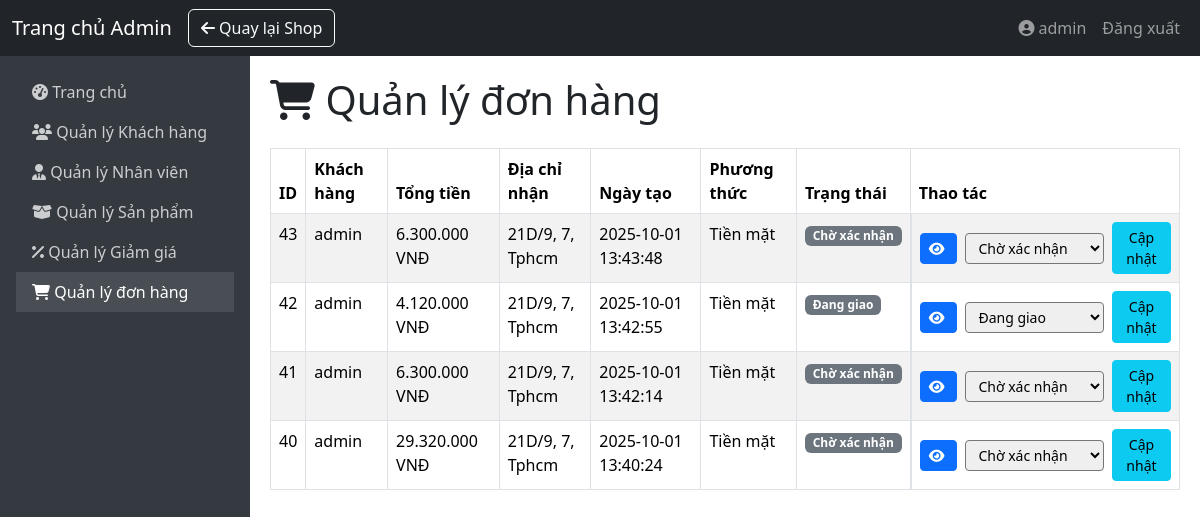
Page /index.php?action=admin/orders (signed in) on the earlier database version.
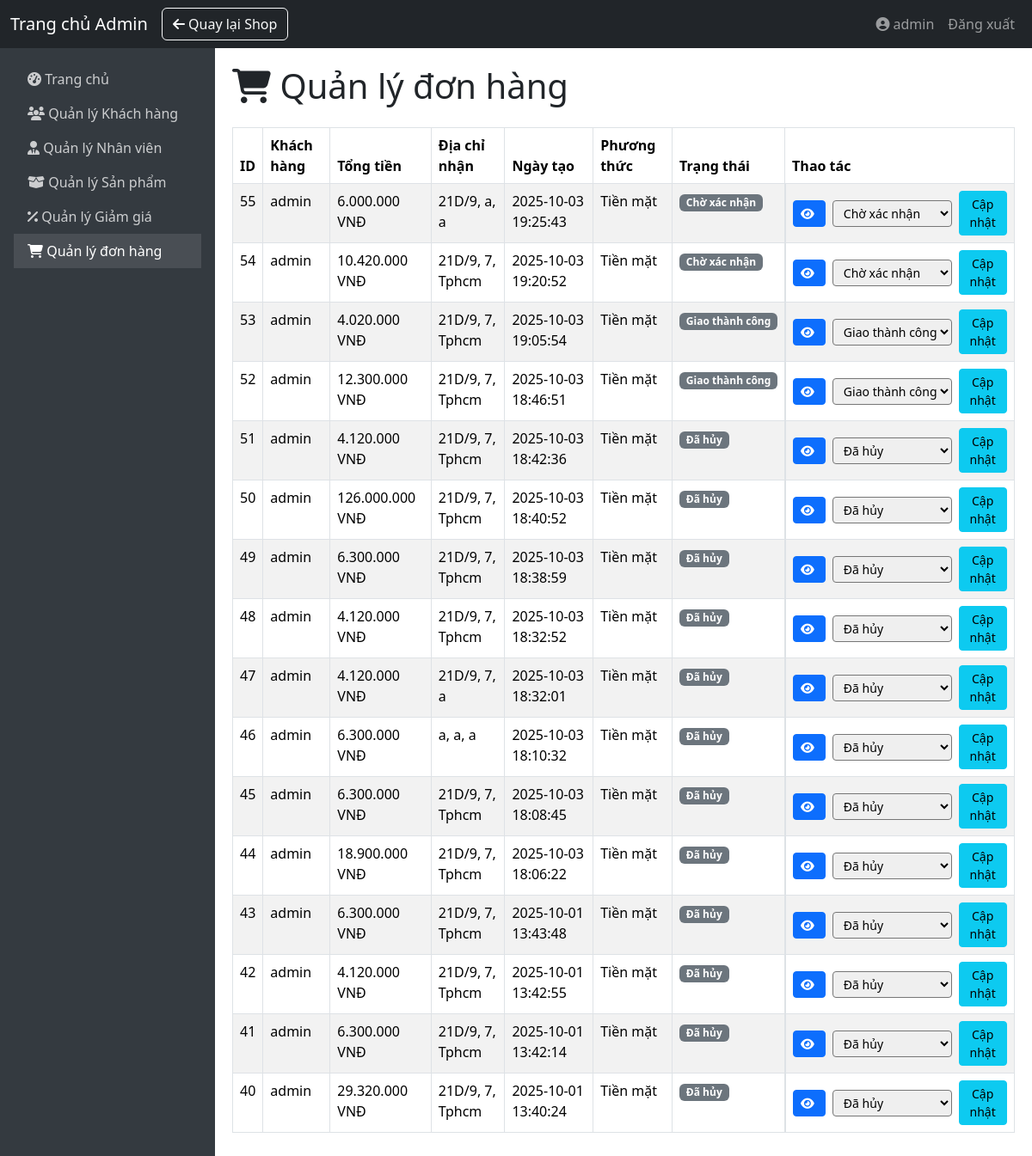
Same page on the later database version.
### tables this page shows
CREATE TABLE `orders` (
  `id` int(11) NOT NULL,
  `user_id` int(11) NOT NULL,
  `fullname` varchar(255) DEFAULT NULL,
  `phone` varchar(50) DEFAULT NULL,
  `email` varchar(255) DEFAULT NULL,
  `address` text DEFAULT NULL,
  `district` varchar(100) DEFAULT NULL,
  `city` varchar(100) DEFAULT NULL,
  `postcode` varchar(20) DEFAULT NULL,
  `note` text DEFAULT NULL,
  `payment_method` varchar(50) DEFAULT NULL,
  `total` decimal(12,2) DEFAULT NULL,
  `created_at` datetime DEFAULT current_timestamp(),
  `updated_at` datetime DEFAULT current_timestamp() ON UPDATE current_timestamp(),
  `status` enum('Chờ xác nhận','Đang giao','Giao thành công','Đã hủy') NOT NULL DEFAULT 'Chờ xác nhận'
);

CREATE TABLE `users` (
  `id` int(11) NOT NULL,
  `fullname` varchar(32) NOT NULL,
  `username` varchar(50) NOT NULL,
  `password` varchar(255) NOT NULL,
  `email` varchar(100) NOT NULL,
  `phone` varchar(15) NOT NULL,
  `total_spent` decimal(15,2) NOT NULL DEFAULT 0.00,
  `role` enum('admin','user') NOT NULL DEFAULT 'user',
  `status` tinyint(1) NOT NULL DEFAULT 0,
  `level` enum('Diamond','Gold','Silver','Common') NOT NULL DEFAULT 'Common',
  `created_at` timestamp NOT NULL DEFAULT current_timestamp(),
  `updated_at` timestamp NOT NULL DEFAULT current_timestamp() ON UPDATE current_timestamp()
);

### controller/admin/OrderAdminController.php (called while the page is built, shortened)
<?php
require_once __DIR__ . "/../../model/Order.php";
class OrderAdminController {
    private Order $orderModel;
    public function __construct(Order $orderModel, User $userModel) {
        $this->orderModel = $orderModel;
    }
    public function getOrders(): void {
        try {
            $orders = $this->orderModel->getAll();
        } catch (Exception $e) {
            error_log("Error loading orders: " . $e->getMessage());
            $orders = [];
            $_SESSION['error_message'] = "Không thể tải dữ liệu đơn hàng.";
        }
        include __DIR__ . "/../../view/admin/orderAdmin.php";
    }
}

### model/Order.php (called while the page is built, shortened)
<?php
class Order {
    private $pdo;
    public function __construct($pdo) {
        $this->pdo = $pdo;
    }
    public function getAll() {
        $sql = "SELECT orders.*, users.username AS user_name FROM orders LEFT JOIN users ON orders.user_id = users.id ORDER BY orders.created_at DESC";
        $stmt = $this->pdo->prepare($sql);
        $stmt->execute();
        return $stmt->fetchAll(PDO::FETCH_ASSOC);
    }
}
?>

### view/admin/orderAdmin.php (the view, shortened to what this page needs)
<?php
include __DIR__ . "/components/header.php";
include __DIR__ . "/components/navbar.php";
include __DIR__ . "/components/sidebar.php";
$orders = $orders ?? [];
$statusMap = OrderAdminController::STATUS_MAP;
$statusKeys = array_keys($statusMap);
?>
<div class="main-content">
    <h1 class="mb-4 text-dark"><i class="fa-solid fa-shopping-cart"></i> Quản lý đơn hàng</h1>
    <table class="table table-bordered table-striped">
        <thead>
            <tr>
                <th>ID</th>
                <th>Khách hàng</th>
                <th>Tổng tiền</th>
                <th>Địa chỉ nhận</th>
                <th>Ngày tạo</th>
                <th>Phương thức</th>
                <th>Trạng thái</th>
                <th>Thao tác</th>
            </tr>
        </thead>
        <tbody>
            <?php if (empty($orders)): ?>
                <tr>
                    <td colspan="8">Chưa có đơn hàng nào.</td>
                </tr>
            <?php else: ?>
                <?php foreach ($orders as $order):
                    $statusText = trim($order['status'] ?? 'Không rõ');
                    $badgeColor = $statusColors[$statusText] ?? 'secondary';
                ?>
                <tr>
                    <td><?= $order['id'] ?></td>
                    <td><?= $order['user_name'] ?? 'Khách vãng lai' ?></td>
                    <td><?= number_format($order['total'], 0, ',', '.') ?> VNĐ</td>
                    <td><?= $order['address'] . ', ' . $order['district'] . ', ' . $order['city'] ?></td>
                    <td><?= $order['created_at'] ?></td>
                    <td><?= $order['payment_method'] ?? 'Không rõ' ?></td>
                    <td>
                        <span class="badge bg-<?= $badgeColor ?>">
                            <?= $statusText ?>
                        </span>
                    </td>
                    <td class="d-flex flex-column flex-lg-row align-items-lg-center">
                        <a href="index.php?action=admin/orders/detail&id=<?= $order['id'] ?>"
                            class="btn btn-sm btn-primary mb-2 mb-lg-0 me-lg-2"
                            title="Xem chi tiết đơn hàng #<?= $order['id'] ?>">
                                <i class="fa-solid fa-eye me-1"></i>
                            </a>
                        <form action="index.php?action=admin/orders/updateStatus" method="POST" class="d-flex align-items-center">
                            <select name="status" class="form-select-sm">
                                <?php foreach ($statusKeys  as $name): ?>
                                    <option value="<?= $name ?>"
                                        <?= ($statusText === $name) ? 'selected' : '' ?>>
                                        <?= $name ?>
                                    </option>
                                <?php endforeach; ?>
                            </select>
                            <button type="submit" class="btn btn-sm btn-info ms-2">Cập nhật</button>
                        </form>
                    </td>
                </tr>
                <?php endforeach; ?>
            <?php endif; ?>
        </tbody>
    </table>
</div>

Differences in the rows shown:
added orders: id "55", user.username "admin", total "6.000.000", address "21D/9", district "a", city "a", created_at "2025-10-03 19:25:43", payment_method "Tiền mặt", status "Chờ xác nhận"
added orders: id "54", user.username "admin", total "10.420.000", address "21D/9", district "7", city "Tphcm", created_at "2025-10-03 19:20:52", payment_method "Tiền mặt", status "Chờ xác nhận"
added orders: id "53", user.username "admin", total "4.020.000", address "21D/9", district "7", city "Tphcm", created_at "2025-10-03 19:05:54", payment_method "Tiền mặt", status "Giao thành công"
added orders: id "52", user.username "admin", total "12.300.000", address "21D/9", district "7", city "Tphcm", created_at "2025-10-03 18:46:51", payment_method "Tiền mặt", status "Giao thành công"
added orders: id "51", user.username "admin", total "4.120.000", address "21D/9", district "7", city "Tphcm", created_at "2025-10-03 18:42:36", payment_method "Tiền mặt", status "Đã hủy"
added orders: id "50", user.username "admin", total "126.000.000", address "21D/9", district "7", city "Tphcm", created_at "2025-10-03 18:40:52", payment_method "Tiền mặt", status "Đã hủy"
added orders: id "49", user.username "admin", total "6.300.000", address "21D/9", district "7", city "Tphcm", created_at "2025-10-03 18:38:59", payment_method "Tiền mặt", status "Đã hủy"
added orders: id "48", user.username "admin", total "4.120.000", address "21D/9", district "7", city "Tphcm", created_at "2025-10-03 18:32:52", payment_method "Tiền mặt", status "Đã hủy"
added orders: id "47", user.username "admin", total "4.120.000", address "21D/9", district "7", city "a", created_at "2025-10-03 18:32:01", payment_method "Tiền mặt", status "Đã hủy"
added orders: id "46", user.username "admin", total "6.300.000", address "a", district "a", city "a", created_at "2025-10-03 18:10:32", payment_method "Tiền mặt", status "Đã hủy"
added orders: id "45", user.username "admin", total "6.300.000", address "21D/9", district "7", city "Tphcm", created_at "2025-10-03 18:08:45", payment_method "Tiền mặt", status "Đã hủy"
added orders: id "44", user.username "admin", total "18.900.000", address "21D/9", district "7", city "Tphcm", created_at "2025-10-03 18:06:22", payment_method "Tiền mặt", status "Đã hủy"
changed orders id 43: status "Chờ xác nhận" → "Đã hủy"
changed orders id 42: status "Đang giao" → "Đã hủy"
changed orders id 41: status "Chờ xác nhận" → "Đã hủy"
changed orders id 40: status "Chờ xác nhận" → "Đã hủy"
